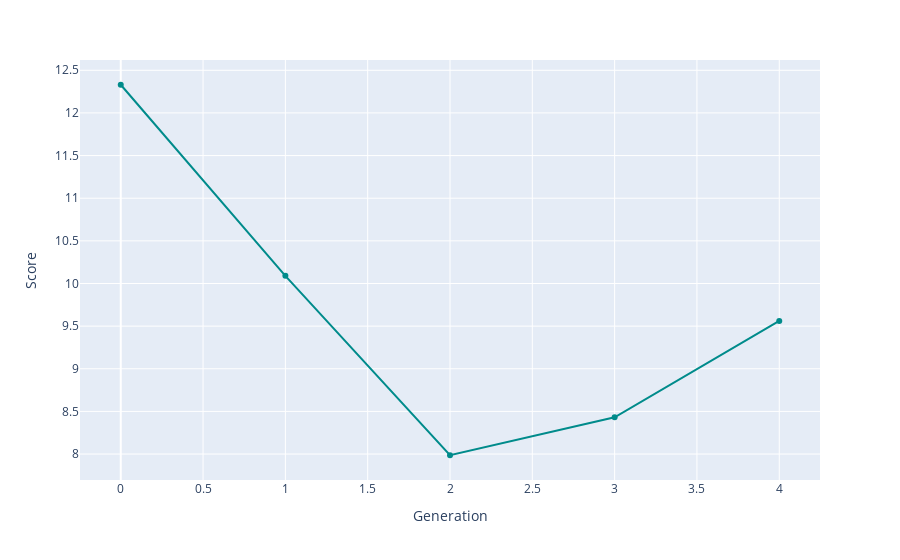

Notebook code for this chart:
### Code cell
bestRankDF = pd.DataFrame(bestRank, columns=['Score', 'Schedule'])
bestRank
bestRankDF['Generation'] = bestRankDF.index.values
fig = px.line(bestRankDF, x='Generation', y='Score',
              hover_data=['Schedule'], markers=True)
fig.update_traces(line_color='DarkCyan')
fig.show()
fileName = f'p{popSize}g{generations}n{nSwaps}.html'
fig.write_html(f'charts/{fileName}', include_plotlyjs="cdn")

### Figure 1 — Plotly figure (JSON) as saved in the notebook; plotly's stock layout.template omitted (floating-point values rounded to 4 significant figures; data arrays with more than 128 entries replaced by an {"elided": "..."} marker saying what was removed)
{"data": [{"customdata": {"elided": "5x1x48 int values"}, "hovertemplate": "Generation=%{x}<br>Score=%{y}<br>Schedule=%{customdata[0]}<extra></extra>", "legendgroup": "", "line": {"color": "DarkCyan", "dash": "solid"}, "marker": {"symbol": "circle"}, "mode": "lines+markers", "name": "", "orientation": "v", "showlegend": false, "type": "scatter", "x": [0, 1, 2, 3, 4], "xaxis": "x", "y": [12.33, 10.09, 7.986, 8.431, 9.561], "yaxis": "y"}], "layout": {"legend": {"tracegroupgap": 0}, "margin": {"t": 60}, "xaxis": {"anchor": "y", "domain": [0, 1], "title": {"text": "Generation"}}, "yaxis": {"anchor": "x", "domain": [0, 1], "title": {"text": "Score"}}}}
